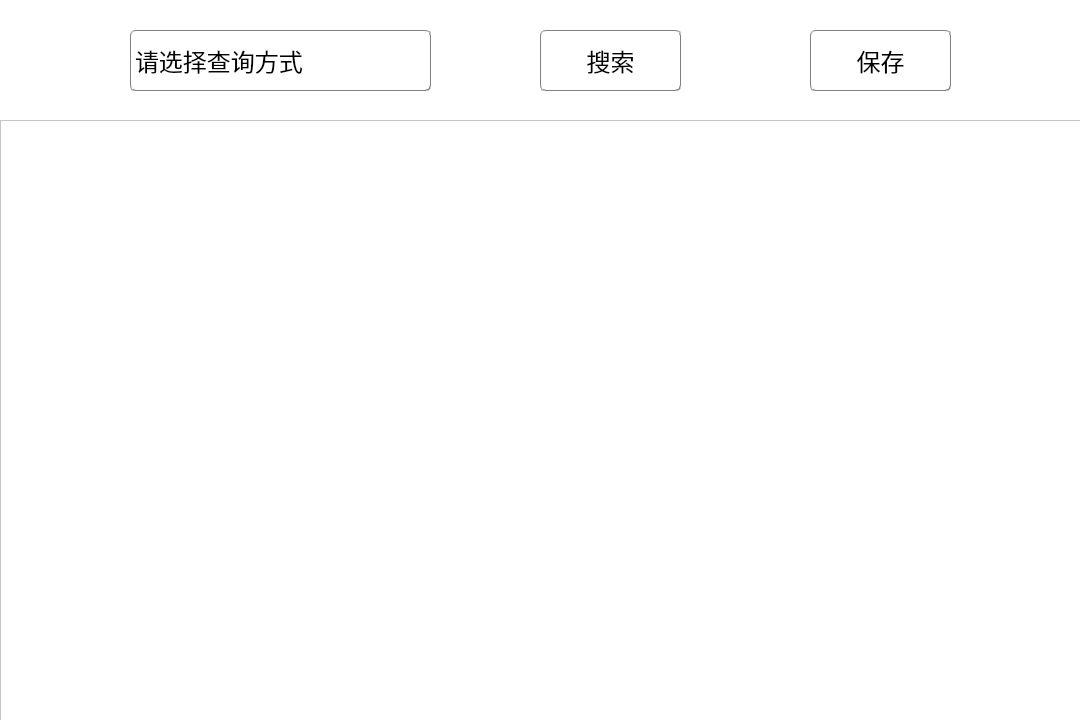
<?xml version="1.0" encoding="UTF-8"?>
<ui version="4.0">
 <class>system_display</class>
 <widget class="QDialog" name="system_display">
  <property name="geometry">
   <rect>
    <x>0</x>
    <y>0</y>
    <width>1080</width>
    <height>720</height>
   </rect>
  </property>
  <property name="minimumSize">
   <size>
    <width>1080</width>
    <height>720</height>
   </size>
  </property>
  <property name="maximumSize">
   <size>
    <width>1080</width>
    <height>720</height>
   </size>
  </property>
  <property name="font">
   <font>
    <family>微软雅黑</family>
    <pointsize>18</pointsize>
   </font>
  </property>
  <property name="windowTitle">
   <string>查询</string>
  </property>
  <property name="styleSheet">
   <string notr="true">background-color: rgb(255, 255, 255);</string>
  </property>
  <widget class="QComboBox" name="cbb_findway">
   <property name="geometry">
    <rect>
     <x>130</x>
     <y>30</y>
     <width>301</width>
     <height>61</height>
    </rect>
   </property>
   <property name="font">
    <font>
     <family>微软雅黑 Light</family>
     <pointsize>18</pointsize>
    </font>
   </property>
   <property name="styleSheet">
    <string notr="true">QComboBox::drop-down {
    subcontrol-origin: padding;
    subcontrol-position: top right;
    width: 20px;

    border-top-right-radius: 5px;
    border-bottom-right-radius: 5px;
}
QComboBox::down-arrow {
	image: url(:/image/image/icon/arrow_down.png);
}


QComboBox#cbb_findway{
border:1px groove gray;
border-radius:5px;
padding:2px 4px;
background-color: rgba(255,255,255,255);
}

QComboBox#cbb_findway:hover{
border-color: rgb(213, 198, 255);
border-radius:5px;
padding:2px 4px;
color: rgb(0, 0, 0);
background-color: rgba(255,255,255,255);
}</string>
   </property>
   <item>
    <property name="text">
     <string>请选择查询方式</string>
    </property>
   </item>
   <item>
    <property name="text">
     <string>学生</string>
    </property>
   </item>
   <item>
    <property name="text">
     <string>教师</string>
    </property>
   </item>
   <item>
    <property name="text">
     <string>课程</string>
    </property>
   </item>
  </widget>
  <widget class="QPushButton" name="button_search">
   <property name="geometry">
    <rect>
     <x>540</x>
     <y>30</y>
     <width>141</width>
     <height>61</height>
    </rect>
   </property>
   <property name="font">
    <font>
     <family>微软雅黑 Light</family>
     <pointsize>18</pointsize>
    </font>
   </property>
   <property name="styleSheet">
    <string notr="true">QPushButton#button_search{
border:1px groove gray;
border-radius:5px;
padding:2px 4px;
color: rgb(0, 0, 0);
background-color: rgba(255,255,255, 255);
}

QPushButton#button_search:hover{
border:1px groove gray;
border-radius:5px;
padding:2px 4px;
color: rgb(0, 0, 0);
background-color: rgba(240,255,255,255);
}
 
QPushButton#button_search:pressed{
border:1px groove gray;
border-radius:5px;
padding:2px 4px;
color: rgb(0, 0, 0);
background-color: rgba(225,255,255, 255);
padding-left:6px;
padding-top:6px;
}</string>
   </property>
   <property name="text">
    <string>搜索</string>
   </property>
  </widget>
  <widget class="QTableView" name="tableView">
   <property name="geometry">
    <rect>
     <x>0</x>
     <y>120</y>
     <width>1101</width>
     <height>601</height>
    </rect>
   </property>
   <property name="font">
    <font>
     <family>微软雅黑</family>
     <pointsize>10</pointsize>
    </font>
   </property>
   <property name="styleSheet">
    <string notr="true">selection-background-color: qlineargradient(x1: 0, y1: 0, x2: 0.93, y2: 0.93,stop: 0 #1E90FF, stop: 1 white);

QHeaderView {
    font: bold 14pt;
}</string>
   </property>
   <property name="lineWidth">
    <number>0</number>
   </property>
   <property name="verticalScrollBarPolicy">
    <enum>Qt::ScrollBarAlwaysOff</enum>
   </property>
   <property name="editTriggers">
    <set>QAbstractItemView::DoubleClicked</set>
   </property>
   <property name="sortingEnabled">
    <bool>true</bool>
   </property>
  </widget>
  <widget class="QPushButton" name="button_save">
   <property name="geometry">
    <rect>
     <x>810</x>
     <y>30</y>
     <width>141</width>
     <height>61</height>
    </rect>
   </property>
   <property name="font">
    <font>
     <family>微软雅黑 Light</family>
     <pointsize>18</pointsize>
    </font>
   </property>
   <property name="styleSheet">
    <string notr="true">QPushButton#button_save{
border:1px groove gray;
border-radius:5px;
padding:2px 4px;
color: rgb(0, 0, 0);
background-color: rgba(255,255,255, 255);
}

QPushButton#button_save:hover{
border:1px groove gray;
border-radius:5px;
padding:2px 4px;
color: rgb(0, 0, 0);
background-color: rgba(240,255,255,255);
}
 
QPushButton#button_save:pressed{
border:1px groove gray;
border-radius:5px;
padding:2px 4px;
color: rgb(0, 0, 0);
background-color: rgba(225,255,255, 255);
padding-left:6px;
padding-top:6px;
}</string>
   </property>
   <property name="text">
    <string>保存</string>
   </property>
  </widget>
 </widget>
 <resources/>
 <connections/>
</ui>
